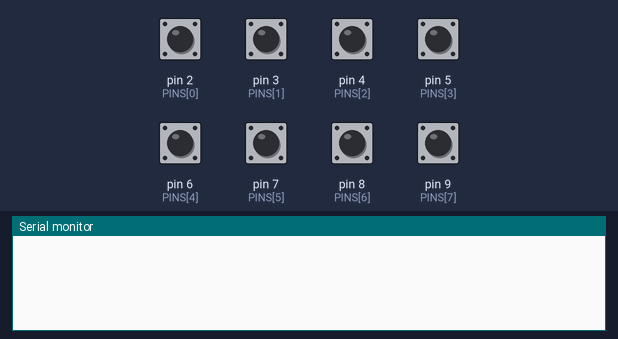
Recording of a program running on a simulated Arduino Nano, built with avr-gcc and run on an emulated ATmega328P. Shown: the last lines printed to the serial monitor. Inputs (shaded band) come from the test bench; at power-on: pin 2 (PINS[0]), pin 3 (PINS[1]), pin 4 (PINS[2]), pin 5 (PINS[3]), pin 6 (PINS[4]), pin 7 (PINS[5]), pin 8 (PINS[6]), pin 9 (PINS[7]) HIGH.

Above: at 1.2 s.
1.3 s: pin 2 (PINS[0]) pulled LOW for 0.15 s
At 1.8 s:
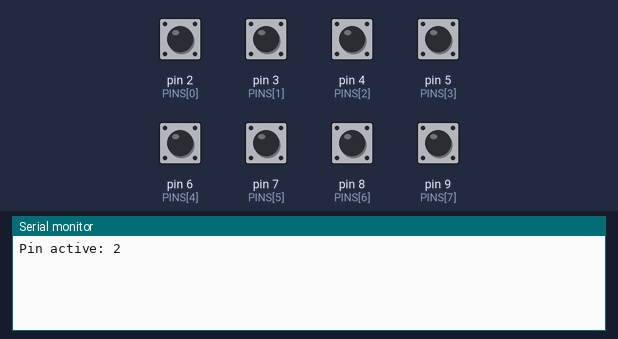
2.9 s: pin 3 (PINS[1]) pulled LOW for 0.15 s
At 4.1 s:
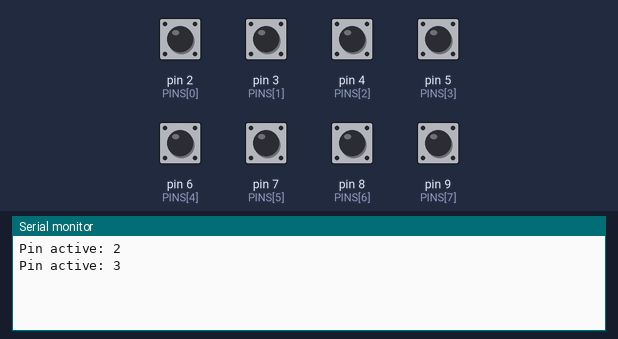
4.5 s: pin 4 (PINS[2]) pulled LOW for 0.15 s
At 5.5 s:
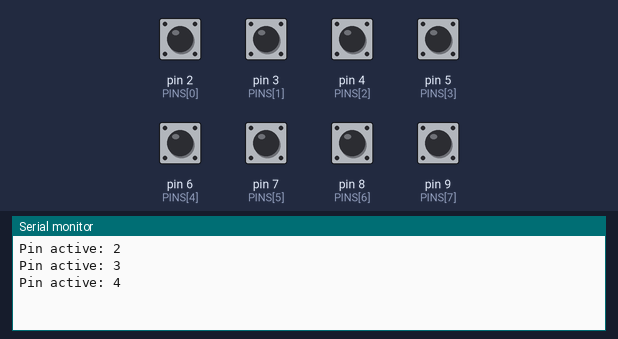
6.1 s: pin 5 (PINS[3]) pulled LOW for 0.15 s
At 6.6 s:
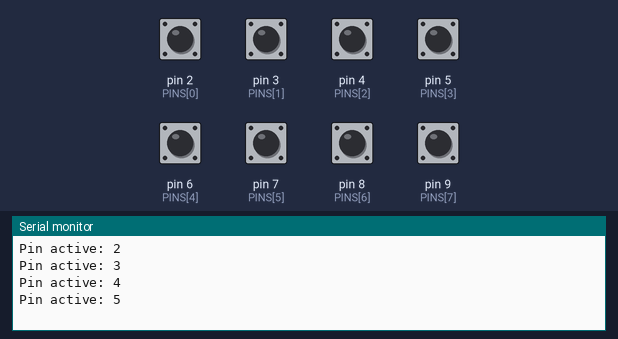
7.7 s: pin 6 (PINS[4]) pulled LOW for 0.15 s
At 8.9 s:
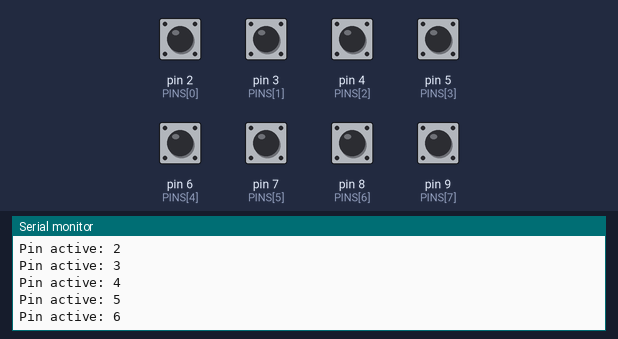
9.3 s: pin 7 (PINS[5]) pulled LOW for 0.15 s
At 10.2 s:
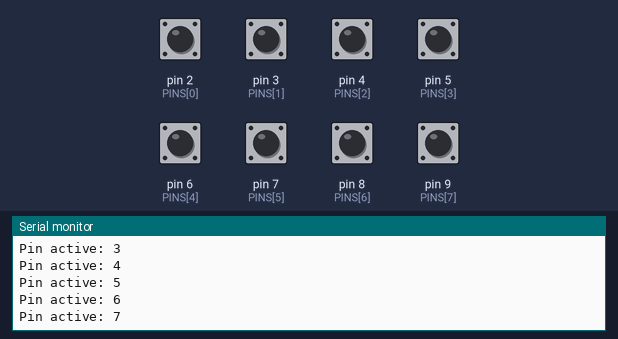
Timing chart, 0 to 11.9 s (numbered marks = the images above; inputs shaded):
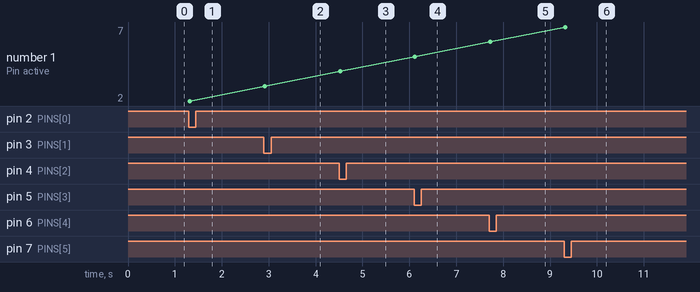

The program:

main.cpp
```cpp
/*** steering_wheel/src/main.cpp ***/

#include <Arduino.h>
#include <SPI.h>
#include <mcp2515.h>

MCP2515 mcp2515(10);

constexpr uint8_t PINS [] = { 2, 3, 4, 5, 6, 7, 8, 9 };
constexpr size_t NUMPINS = 8;
constexpr long unsigned int debounceTime = 20;
constexpr unsigned long sendInterval = 20;

uint8_t inputState = 0;
uint8_t lastRawState = 0;
uint8_t stableState = 0;
uint8_t lastStableState = 0;

struct can_frame msg;

inline void readPinMask(const uint8_t pins [], const size_t size) {
  inputState = 0;
  for (size_t i = 0; i < size; i++) {
    if (digitalRead(pins[i]) == LOW) {
      inputState |= (1U << i);
    }
  }
}

void updateInputs(const uint8_t pins [], const size_t size) {
  readPinMask(pins, size);
  static unsigned long lastChangeTime;

  // debounce the entire bitmask state
  if (inputState != lastRawState) {
    lastChangeTime = millis();
    lastRawState = inputState;
  }

  if (millis() - lastChangeTime > debounceTime) {
    stableState = inputState;
  }
}

void setup() {

  Serial.begin(115200);
  mcp2515.reset();
  mcp2515.setBitrate(CAN_125KBPS, MCP_8MHZ);
  mcp2515.setNormalMode();

  msg.can_id  = 0x100;
  msg.can_dlc = 8;

  for (size_t i = 0; i < NUMPINS; i++) {
    msg.data[i] = 0x00;
  }

  for (size_t i = 0; i < NUMPINS; i++) {
    pinMode(PINS[i], INPUT_PULLUP);
  }

}

void loop () {

  updateInputs(PINS, NUMPINS);

  uint8_t pressed = stableState & ~lastStableState;

  for (size_t i = 0; i < NUMPINS; i++) {
    if (pressed & (1U << i)) {
      Serial.print("Pin active: ");
      Serial.print(i+2);
      Serial.println();
    }
  }

  // Send the held-state level (see input_decoder.h / button.h) only when the
  // debounced state changes - for crisp, low-latency response - or on a periodic
  // heartbeat so a dropped frame can't leave the relay with a stale view.
  // Sending every loop instead floods the bus and overruns the relay's two RX
  // buffers, which makes button presses register late.
  static unsigned long lastSend = 0;
  if (stableState != lastStableState || millis() - lastSend >= sendInterval) {
    msg.can_id = 0x100;
    msg.can_dlc = 8;
    for (size_t i = 0; i < NUMPINS; i++) {
      msg.data[i] = (stableState & (1U << i)) ? (i + 2) : 0x00;
    }
    mcp2515.sendMessage(&msg);
    lastSend = millis();
  }

  lastStableState = stableState;
}
```

Measured:
- after the input at 1.3 s, the serial monitor: prints a new line at once (image 1)
- after the input at 2.9 s, the serial monitor: prints a new line at once (image 2)
- after the input at 4.5 s, the serial monitor: prints a new line at once (image 3)
- after the input at 6.1 s, the serial monitor: prints a new line at once (image 4)
- after the input at 7.7 s, the serial monitor: prints a new line at once (image 5)
- after the input at 9.3 s, the serial monitor: prints a new line at once (image 6)
- plotted number 1: 2 → 3 after the input at 2.9 s, 3 → 4 after the input at 4.5 s, 4 → 5 after the input at 6.1 s, 5 → 6 after the input at 7.7 s, 6 → 7 after the input at 9.3 s
